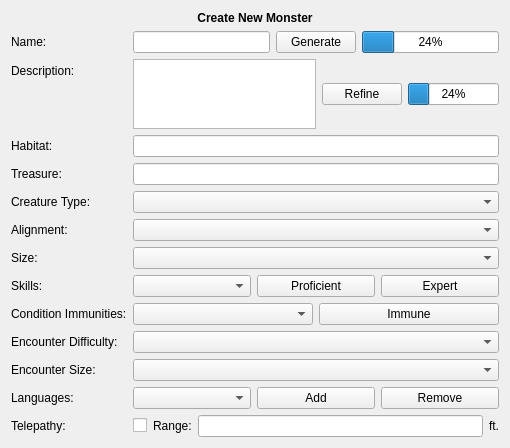
<?xml version="1.0" encoding="UTF-8"?>
<ui version="4.0">
 <class>MonsterCreationView</class>
 <widget class="QWidget" name="MonsterCreationView">
  <property name="geometry">
   <rect>
    <x>0</x>
    <y>0</y>
    <width>510</width>
    <height>432</height>
   </rect>
  </property>
  <property name="windowTitle">
   <string>Form</string>
  </property>
  <layout class="QVBoxLayout" name="verticalLayout">
   <item>
    <widget class="QLabel" name="_lbl_title">
     <property name="maximumSize">
      <size>
       <width>16777215</width>
       <height>20</height>
      </size>
     </property>
     <property name="font">
      <font>
       <weight>75</weight>
       <bold>true</bold>
      </font>
     </property>
     <property name="text">
      <string>Create New Monster</string>
     </property>
     <property name="alignment">
      <set>Qt::AlignCenter</set>
     </property>
    </widget>
   </item>
   <item>
    <layout class="QFormLayout" name="fl_traits">
     <item row="0" column="0">
      <widget class="QLabel" name="_lbl_name">
       <property name="text">
        <string>Name:</string>
       </property>
      </widget>
     </item>
     <item row="1" column="0">
      <widget class="QLabel" name="_lbl_description">
       <property name="text">
        <string>Description:</string>
       </property>
      </widget>
     </item>
     <item row="2" column="0">
      <widget class="QLabel" name="_lbl_habitat">
       <property name="text">
        <string>Habitat:</string>
       </property>
      </widget>
     </item>
     <item row="2" column="1">
      <widget class="QLineEdit" name="lineedit_habitat"/>
     </item>
     <item row="3" column="0">
      <widget class="QLabel" name="_lbl_treasure">
       <property name="text">
        <string>Treasure:</string>
       </property>
      </widget>
     </item>
     <item row="3" column="1">
      <widget class="QLineEdit" name="lineedit_treasure"/>
     </item>
     <item row="4" column="0">
      <widget class="QLabel" name="_lbl_creature_type">
       <property name="text">
        <string>Creature Type:</string>
       </property>
      </widget>
     </item>
     <item row="4" column="1">
      <widget class="QComboBox" name="cb_creature_type"/>
     </item>
     <item row="5" column="0">
      <widget class="QLabel" name="_lbl_alignment">
       <property name="text">
        <string>Alignment:</string>
       </property>
      </widget>
     </item>
     <item row="5" column="1">
      <widget class="QComboBox" name="cb_alignment"/>
     </item>
     <item row="6" column="0">
      <widget class="QLabel" name="_lbl_size">
       <property name="text">
        <string>Size:</string>
       </property>
      </widget>
     </item>
     <item row="6" column="1">
      <widget class="QComboBox" name="cb_size"/>
     </item>
     <item row="0" column="1">
      <layout class="QHBoxLayout" name="hl_name">
       <item>
        <widget class="QLineEdit" name="lineedit_name"/>
       </item>
       <item>
        <widget class="QPushButton" name="btn_generate_names">
         <property name="text">
          <string>Generate</string>
         </property>
        </widget>
       </item>
       <item>
        <widget class="QProgressBar" name="progressbar_name">
         <property name="value">
          <number>24</number>
         </property>
        </widget>
       </item>
      </layout>
     </item>
     <item row="1" column="1">
      <layout class="QHBoxLayout" name="hl_description">
       <item>
        <widget class="QTextEdit" name="textedit_description"/>
       </item>
       <item>
        <widget class="QPushButton" name="btn_refine_description">
         <property name="text">
          <string>Refine</string>
         </property>
        </widget>
       </item>
       <item>
        <widget class="QProgressBar" name="progressbar_description">
         <property name="value">
          <number>24</number>
         </property>
        </widget>
       </item>
      </layout>
     </item>
     <item row="7" column="0">
      <widget class="QLabel" name="_lbl_skills">
       <property name="text">
        <string>Skills:</string>
       </property>
      </widget>
     </item>
     <item row="7" column="1">
      <layout class="QHBoxLayout" name="hl_skills">
       <item>
        <widget class="QComboBox" name="cb_skills"/>
       </item>
       <item>
        <widget class="QPushButton" name="btn_skills_proficient">
         <property name="text">
          <string>Proficient</string>
         </property>
        </widget>
       </item>
       <item>
        <widget class="QPushButton" name="btn_skills_expert">
         <property name="text">
          <string>Expert</string>
         </property>
        </widget>
       </item>
      </layout>
     </item>
     <item row="8" column="0">
      <widget class="QLabel" name="_lbl_condition_immunities">
       <property name="text">
        <string>Condition Immunities:</string>
       </property>
      </widget>
     </item>
     <item row="8" column="1">
      <layout class="QHBoxLayout" name="hl_conditions">
       <item>
        <widget class="QComboBox" name="cb_conditions"/>
       </item>
       <item>
        <widget class="QPushButton" name="btn_condition_immune">
         <property name="text">
          <string>Immune</string>
         </property>
        </widget>
       </item>
      </layout>
     </item>
     <item row="9" column="0">
      <widget class="QLabel" name="_lbl_encounter_difficulty">
       <property name="text">
        <string>Encounter Difficulty:</string>
       </property>
      </widget>
     </item>
     <item row="9" column="1">
      <widget class="QComboBox" name="cb_encounter_difficulty"/>
     </item>
     <item row="10" column="0">
      <widget class="QLabel" name="_lbl_encounter_size">
       <property name="text">
        <string>Encounter Size:</string>
       </property>
      </widget>
     </item>
     <item row="10" column="1">
      <widget class="QComboBox" name="cb_encounter_size"/>
     </item>
     <item row="11" column="0">
      <widget class="QLabel" name="_lbl_languages">
       <property name="text">
        <string>Languages:</string>
       </property>
      </widget>
     </item>
     <item row="11" column="1">
      <layout class="QHBoxLayout" name="hl_languages">
       <item>
        <widget class="QComboBox" name="cb_languages"/>
       </item>
       <item>
        <widget class="QPushButton" name="btn_add_language">
         <property name="text">
          <string>Add</string>
         </property>
        </widget>
       </item>
       <item>
        <widget class="QPushButton" name="btn_remove_language">
         <property name="text">
          <string>Remove</string>
         </property>
        </widget>
       </item>
      </layout>
     </item>
     <item row="12" column="0">
      <widget class="QLabel" name="_lbl_telepathy">
       <property name="text">
        <string>Telepathy:</string>
       </property>
      </widget>
     </item>
     <item row="12" column="1">
      <layout class="QHBoxLayout" name="hl_telepathy">
       <item>
        <widget class="QCheckBox" name="checkbox_telepathy">
         <property name="text">
          <string/>
         </property>
        </widget>
       </item>
       <item>
        <widget class="QLabel" name="_lbl_telepathy_range">
         <property name="text">
          <string>Range:</string>
         </property>
        </widget>
       </item>
       <item>
        <widget class="QLineEdit" name="lineedit_telepathy_range"/>
       </item>
       <item>
        <widget class="QLabel" name="_lbl_telepathy_ft">
         <property name="text">
          <string>ft.</string>
         </property>
        </widget>
       </item>
      </layout>
     </item>
    </layout>
   </item>
  </layout>
 </widget>
 <resources/>
 <connections/>
</ui>
